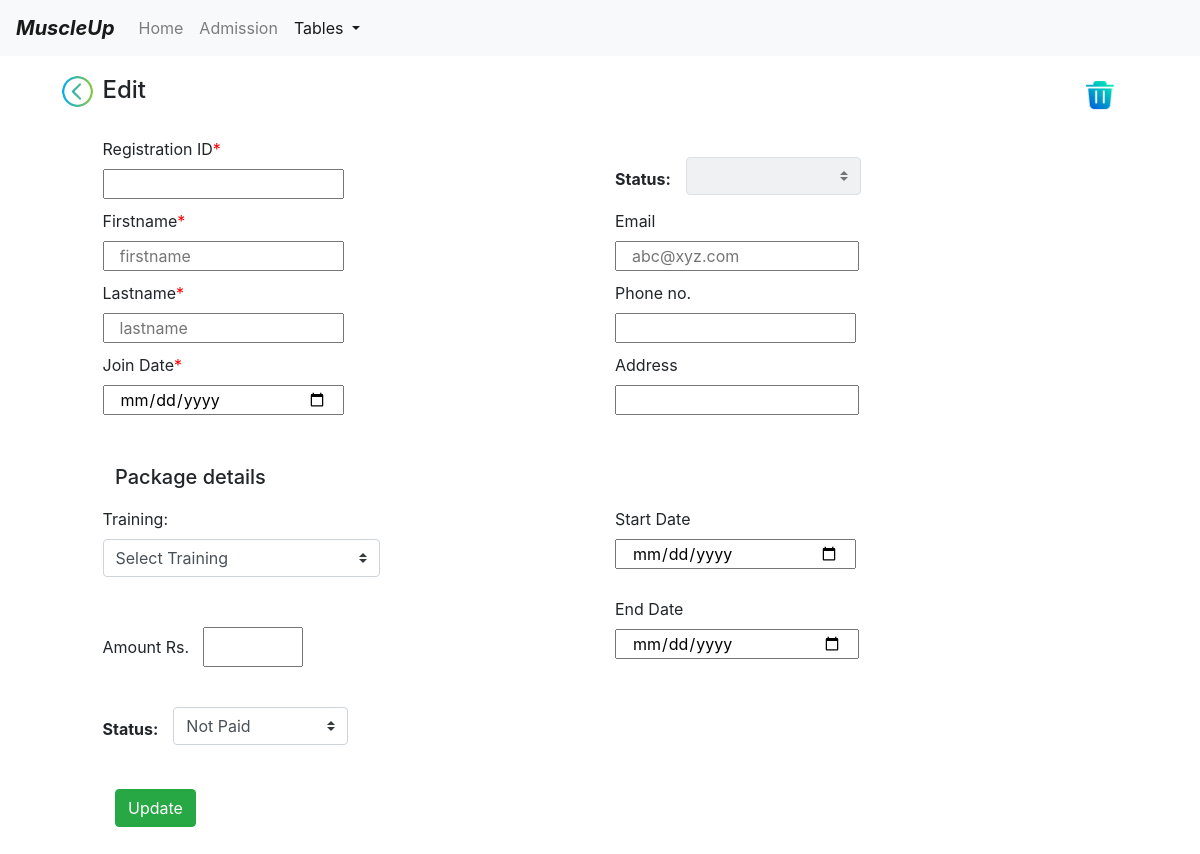
Page /editExpiry/38/ (signed in) on the earlier database version.
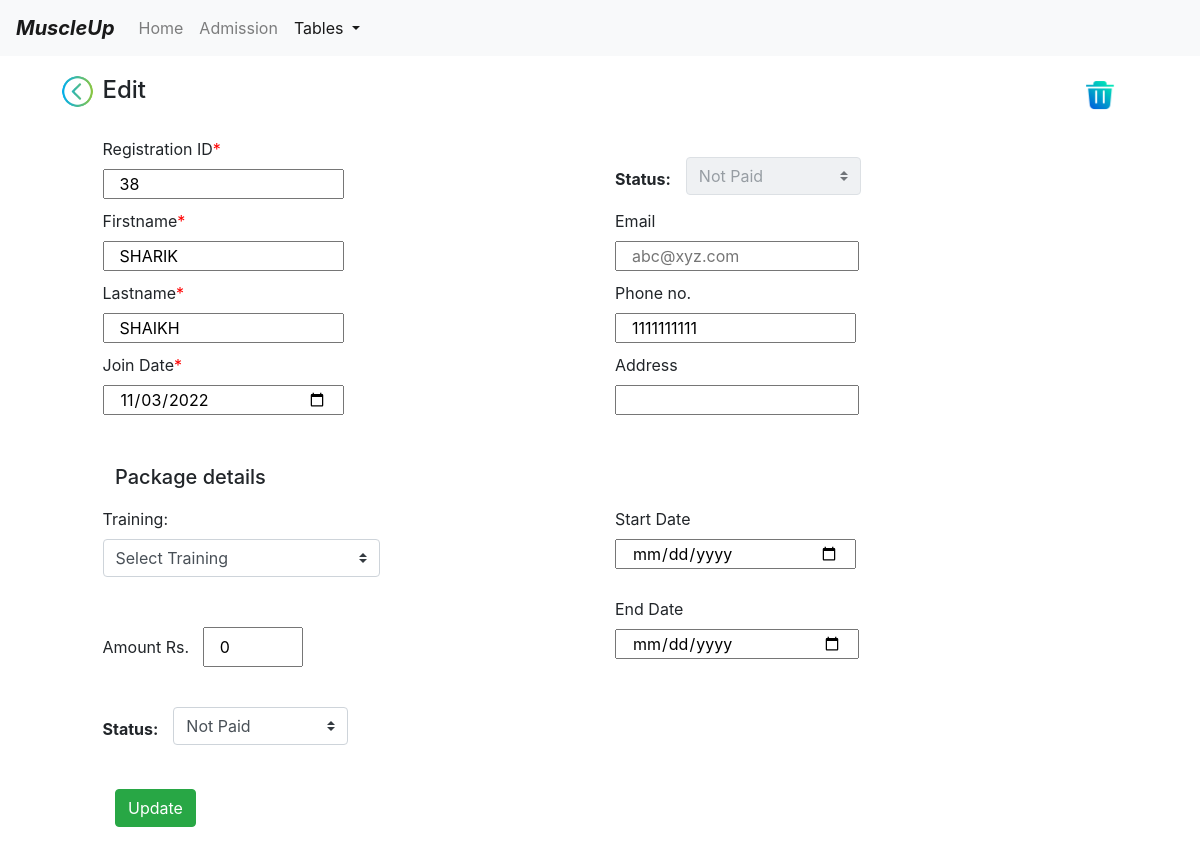
Same page on the later database version.
### app.py (models this page shows)
class Members(db.Model):
    id = db.Column(db.Integer, primary_key=True)
    firstname = db.Column(db.String(30))
    lastname = db.Column(db.String(30))
    phoneno = db.Column(db.Integer)
    email = db.Column(db.String(30))
    joindate = db.Column(db.String(11))
    startdate = db.Column(db.String(11))
    enddate = db.Column(db.String(11))
    address = db.Column(db.String(100))
    status = db.Column(db.String(10))
    training = db.Column(db.String(10))
    amount = db.Column(db.Integer)

### app.py (the view, shortened to what this page needs)
@app.route("/editExpiry/<int:id>/", methods=['GET', 'POST'])
def edit_expiry(id):
    try:
        if "username" not in session:
            flash("Please log in first")
            return render_template("login.html")
        entry = Members.query.filter_by(id=id).first()
        return render_template("update.html", entry=entry, path="editExpiry", back="expiryTable")
    except:
        return make_response("Something went wrong. Call Developer!")

### templates/update.html (shortened to what the changed rows need)
<!DOCTYPE html>
<html lang="en">
<head>
    <link href="https://cdn.jsdelivr.net/npm/bootstrap@4.0.0/dist/css/bootstrap.min.css"
 rel="stylesheet">
</head>
<body>
<form action="/{{path}}/{{entry.id}}" method="POST">
    <div class="Container" style="margin-top: 20px">
        <div class="form row">
            <div class="col-5">
                <label>Registration ID</label><label style="color:red;">*</label> <br>
                <input class="col-6" name="id" type="number" value="{{entry.id}}" required readonly>
            </div>
            <div class="col-2" style="margin-top:20px;">
                <select class="custom-select custom-select" disabled>
                    <option name="notpaid" selected value="notPaid">{{entry.status}}</option>
                </select>
            </div>
        </div>
        <div class="form row" style="margin-top: 10px">
            <div class="col-5">
                <label>Firstname</label><label style="color:red;">*</label> <br>
                <input class="col-6" name="firstname" placeholder="firstname" type="text" value="{{entry.firstname}}" required>
            </div>
        </div>
        <div class="form row" style="margin-top: 10px">
            <div class="col-5">
                <label>Lastname</label><label style="color:red;">*</label> <br>
                <input class="col-6" name="lastname" placeholder="lastname" type="text" value="{{entry.lastname}}" required>
            </div>
            <div class="col-5">
                <label>Phone no.</label> <br>
                <input class="col-6" name="phoneno" type="tel" pattern="[0-9]{10}" value="{{entry.phoneno}}">
            </div>
        </div>
        <div class="form row" style="margin-top: 10px;">
            <div class="col-5">
                <label>Join Date</label><label style="color:red;">*</label> <br>
                <input class="col-6" name="joindate" type="date" value="{{entry.joindate}}" required>
            </div>
        </div>
        <div class="form row" style="margin-top: 10px">
            <div class="col-3" style="margin-top: 0px">
                <label>Training:</label>
                <select class="custom-select custom-select" name="training" id="training">
                    {% if entry.training == "Only Gym" %}
                    <option>None</option>
                    <option value="Only Gym" selected>Only Gym</option>
                    <option value="Only Cardio">Only Cardio</option>
                    <option value="Gym+Cardio">Gym+Cardio</option>
                    {% elif entry.training == "Only Cardio" %}
                    <option>None</option>
                    <option value="Only Gym">Only Gym</option>
                    <option value="Only Cardio" selected>Only Cardio</option>
                    <option value="Gym+Cardio">Gym+Cardio</option>
                    {% elif entry.training == "Gym+Cardio" %}
                    <option>None</option>
                    <option value="Only Gym">Only Gym</option>
                    <option value="Only Cardio">Only Cardio</option>
                    <option value="Gym+Cardio" selected>Gym+Cardio</option>
                    {% else %}
                    <option selected >Select Training</option>
                    {% endif %}
                </select>
            </div>
        </div>
        <div class="form row" style="margin-top: 20px">
            <div class="col-5" style="margin-top:30px;">
                <label>Amount Rs.</label> &nbsp
                <input class="col-6" type="number" name="amount" id="amount" style="height:40px;width:100px;" value="{{entry.amount}}">
            </div>
        </div>
        <div class="form row" style="margin-top: 20px">
            <div class="col-2" style="margin-top:20px;">
                <select class="custom-select custom-select" name="status" >
                   {% if entry.status == "Paid" %}
                    <option selected value="Paid">Paid</option>
                    <option  value="Not Paid">Not Paid</option>
                    {% elif entry.status == "Not Paid" %}
                    <option selected value="Not Paid">Not Paid</option>
                    {% else %}
                    <option selected value="Not Paid">Not Paid</option>
                    {% endif %}
                </select>
            </div>
        </div>
    </div>
    <br><br>
</form>
</body>
</html>

Differences in the rows shown:
added Members: id "38", status "Not Paid", firstname "SHARIK", lastname "SHAIKH", phoneno "1111111111", joindate "11/03/2022", training "Select Training", amount "0"
Other differences:
form field training: "Select Training" → (not shown)
form field status: "Not Paid" → (not shown)
